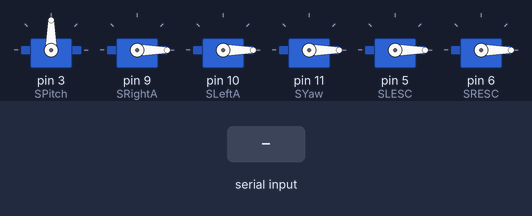
Recording of a sketch running on a simulated Arduino Uno, built with avr-gcc and run on an emulated ATmega328P. Shown: 6 × servo. The test bench sets the inputs (shaded band).

Above: at 1.2 s.
1.3 s: "90,45,200\n" received over Serial
At 2.3 s:
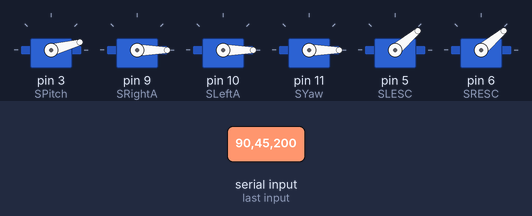
2.8 s: "200\n" received over Serial
At 3.7 s:
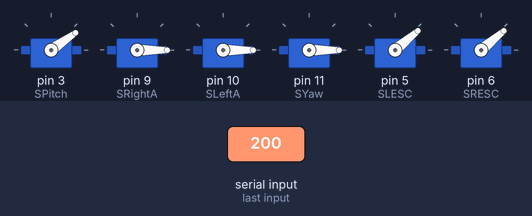
4.3 s: "90,45\n" received over Serial
At 5.2 s:
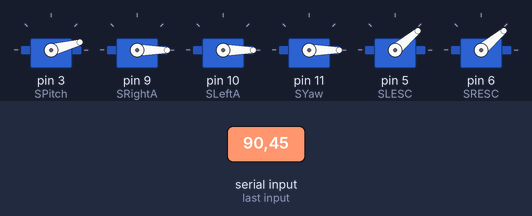
Timing chart, 0 to 7.3 s (numbered marks = the images above; inputs shaded):
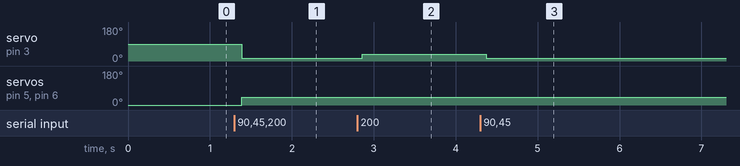

The sketch:

airplane_code.ino
```cpp
#include <Servo.h>
#define bps 2400

//Déclaration des servos juteux.
Servo SPitch;
Servo SRightA;
Servo SLeftA;
Servo SYaw;
Servo SLESC;
Servo SRESC;

//Variables
boolean comstate;
int Pitch;
int RightA;
int LeftA;
int Yaw;
int LESC;
int RESC;
long timeA;
long timeB;
long timeC;


String data;
String entryA;


void setup() {
//Serial
Serial.begin(bps);
Serial.setTimeout(45);

//servo.attach
SPitch.attach(3);
SRightA.attach(9);
SLeftA.attach(10);
SYaw.attach(11);
SLESC.attach(5);
SRESC.attach(6);


}

void loop() {


if (Serial.available()>0){

   data = Serial.readString();

   entryA = data.substring(0,4);
   Pitch = entryA.toInt();

   entryA = data.substring(4,8);
   LeftA = entryA.toInt();

   entryA = data.substring(8,12);
   Yaw = entryA.toInt();

   entryA = data.substring(12,16);
   LESC = entryA.toInt();

   entryA = data.substring(16,20);
   RESC = entryA.toInt();


   Pitch=map(Pitch,0,1023,0,180);
   LeftA=map(LeftA,0,1023,0,180);
   RightA=map(LeftA,0,1023,0,180);
   Yaw=map(Yaw,0,1023,0,180);
   LESC=map(LESC,0,1023,40,180);
   RESC=map(RESC,0,1023,40,180);


   SPitch.write(Pitch);

   SLeftA.write(LeftA);

   SRightA.write(RightA);

   SYaw.write(Yaw);

   SLESC.write(RESC);

   SRESC.write(LESC);

 }  else{

    SLeftA.write(LeftA);

    SRightA.write(RightA);

    SYaw.write(Yaw);

    SLESC.write(RESC);

    SRESC.write(LESC);

 }


}
```

Measured:
- after the input at 1.3 s, servo on pin 3 (SPitch): 90° → 15° after 0.09 s; servo on pin 5 (SLESC), servo on pin 6 (SRESC): 0° → 40° after 0.09 s
- after the input at 2.8 s, servo on pin 3 (SPitch): 15° → 35° after 0.06 s
- after the input at 4.3 s, servo on pin 3 (SPitch): 35° → 15° after 0.07 s
